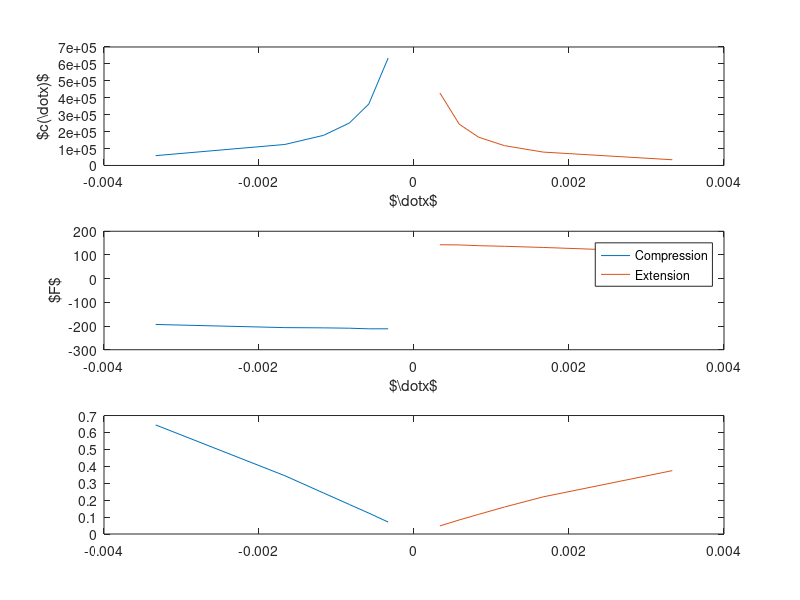
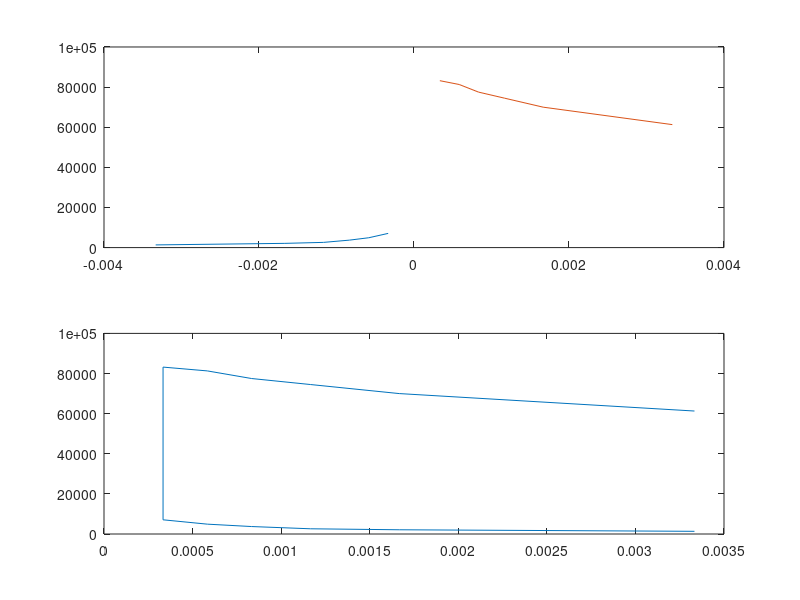
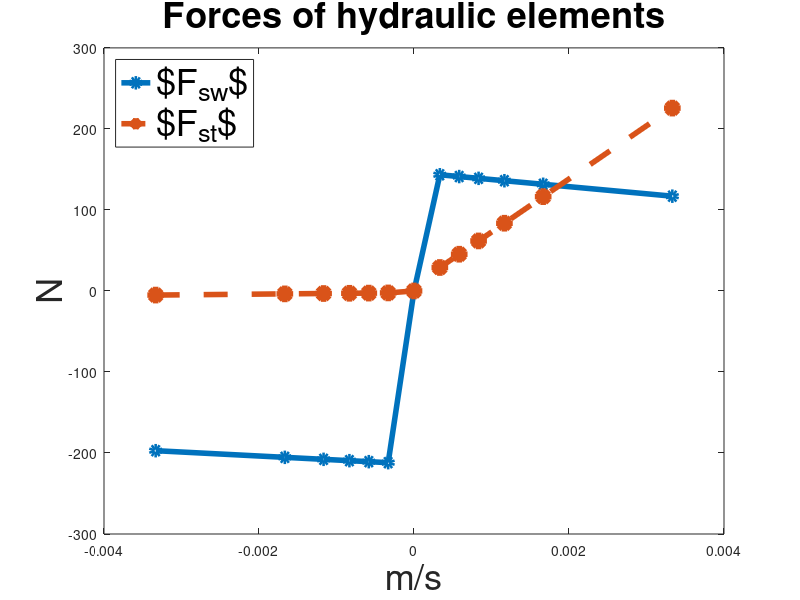

MATLAB code for these plots, in order:
%%
dx_comp = -1*[20 35 50 70 100 200]./(60*1000);
dx_ext  =    [20 35 50 70 100 200]./(60*1000);
c_swing_comp_tab  = fliplr([58000 124000 178000 251000 363000 635000]);
c_swing_ext_tab   = fliplr([33700 79000 117000 167000 244000 429000]);
c_swing_comp_poly = polyfit(1./abs(dx_comp),c_swing_comp_tab,1);
c_swing_ext_poly  = polyfit(1./abs(dx_ext),c_swing_ext_tab,1);
% c_swing_between_poly = polyfit(1./[dx_comp(1) dx_ext(1)],[635000 429000],1);

c_stance_comp_tab  = fliplr([1340 2110 2600 3720 4910 7080]);
c_stance_ext_tab   = fliplr([61300 70000 74500 77500 81300 83200]);
c_stance_comp_poly = polyfit(1./abs(dx_comp),c_stance_comp_tab,1);
c_stance_ext_poly  = polyfit(1./abs(dx_ext),c_stance_ext_tab,1);

c_swing_comp_bet = c_swing_comp_tab(1)/(dx_comp(1));
c_swing_ext_bet  = c_swing_ext_tab(1)/abs(dx_ext(1));

figure;
subplot(3,1,1)
plot(dx_comp,c_swing_comp_tab,dx_ext,c_swing_ext_tab)
xlabel('$\dot{x}$');
ylabel('$c(\dot{x})$');
subplot(3,1,2)
plot(dx_comp,c_swing_comp_tab.*dx_comp,dx_ext,c_swing_ext_tab.*dx_ext)
xlabel('$\dot{x}$');
ylabel('$F$');
legend('Compression', 'Extension');
subplot(3,1,3)
plot(dx_comp,c_swing_comp_tab.*dx_comp.*dx_comp,dx_ext,c_swing_ext_tab.*dx_ext.*dx_ext)

figure;
subplot(2,1,1)
plot(dx_comp,c_stance_comp_tab,dx_ext,c_stance_ext_tab)
subplot(2,1,2)
% plot(dx_comp,c_stance_comp_tab.*dx_comp,dx_ext,c_stance_ext_tab.*dx_ext)
plot([-fliplr(dx_comp),dx_ext],[fliplr(c_stance_comp_tab),c_stance_ext_tab])

%%
% dx_comp = (-200:1:-1)./(60*1000);%-1*[20 35 50 70 100 200]./(60*1000);
% dx_ext  =  (1:1:200)./(60*1000);%  [20 35 50 70 100 200]./(60*1000);
% dx_comp = -1*[0 1 5 10 20 35 50 70 100 200 400]./(60*1000);
% dx_ext  =    [0 1 5 10 20 35 50 70 100 200 400]./(60*1000);

dx = [fliplr(dx_comp) 0 dx_ext];
threshold = 0;%1e-3;
c_swing_comp     = @(dx)(213.5932*(1./abs(dx))-4927.5);      % Ns/m
c_swing_ext      = @(dx)(146.3288*(1./abs(dx))-8808.5);      % Ns/m


c_swing          = [c_swing_comp(dx_comp), c_swing_ext(dx_ext)];

% k_bumper        = 130000;                                 % N/m
c_stance_comp   = @(dx)(2.1443*(1./abs(dx)) + 885.0653);    % Ns/m
c_stance_ext    = @(dx)(7.0819*(1./abs(dx)) + 65579);       % Ns/m
c_stance        = [c_stance_comp(dx_comp), c_stance_ext(dx_ext)];

% plot(dx_comp,c_swing_comp(dx_comp).*-dx_comp,dx_ext,c_swing_ext(dx_ext).*-dx_ext,dx_comp,c_stance_comp(dx_comp).*-dx_comp,dx_ext,c_stance_ext(dx_ext).*-dx_ext)
% legend('$c_{swing_{comp}}$','$c_{swing_{ext}}$','$c_{stance_{comp}}$','$c_{stance_{ext}}$')

%%
for i = 1:length(dx)

if dx(i) < -threshold
%     if dx(i) < -19.999/(60*1000)
        c_swing(i) = c_swing_comp(dx(i));
%     else
%         c_swing(i) = c_swing_comp_bet*dx(i);
%     end
    c_stance(i) = c_stance_comp(dx(i));
elseif dx(i) > threshold
    
%     if dx(i) > 20/(60*1000)
        c_swing(i) = c_swing_ext(dx(i));
%     else
%         c_swing(i) = c_swing_ext_bet*dx(i);
%     end
    c_stance(i) = c_stance_ext(dx(i));
else
    c_swing(i) = 0;
    c_stance(i) = 0;
end

end
figure();
Fswing = c_swing.*dx;
Fstance = c_stance.*dx;
lineP = plot(dx,Fswing,'-o',dx,Fstance,'--*','MarkerSize',12);
set(lineP, 'LineWidth', 4);
xlabel('m/s','FontSize',26)
ylabel('N','FontSize',26)
legend('$F_{sw}$','$F_{st}$','Location','northwest','FontSize',26)
title('Forces of hydraulic elements','FontSize',26)

